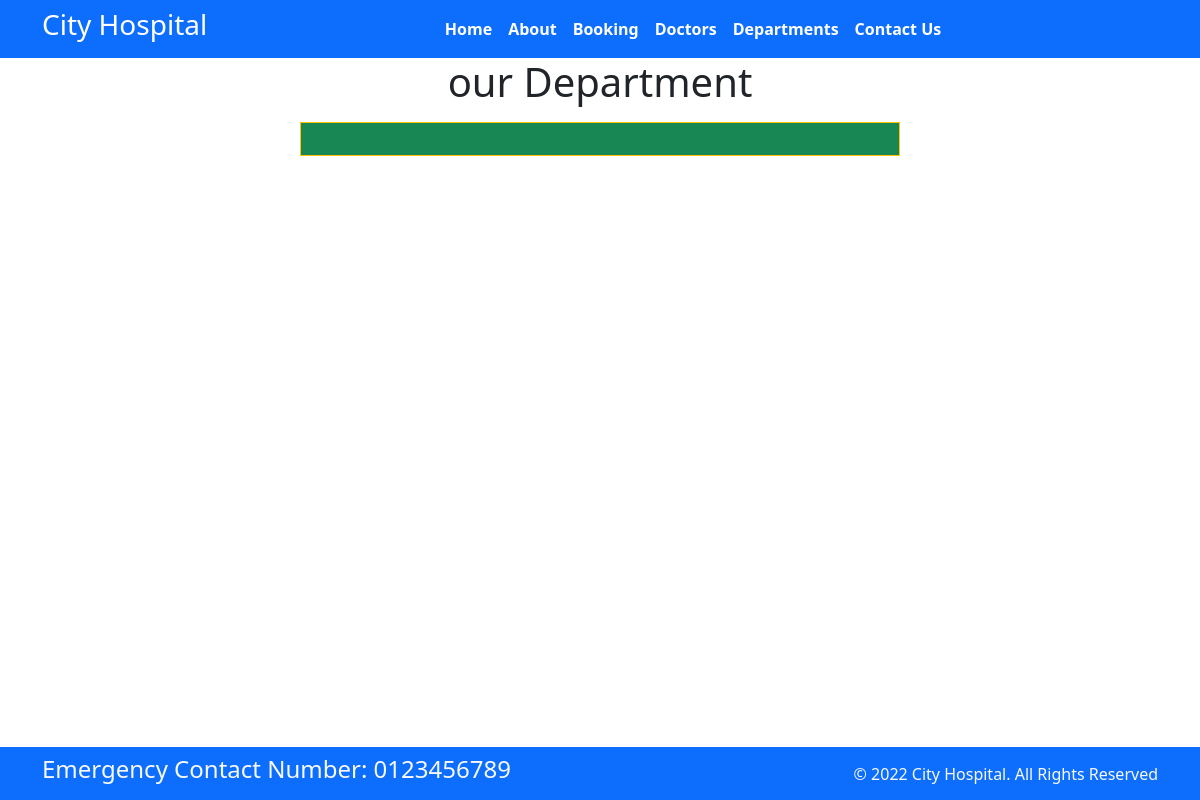
Before: /department/ with the older database file.
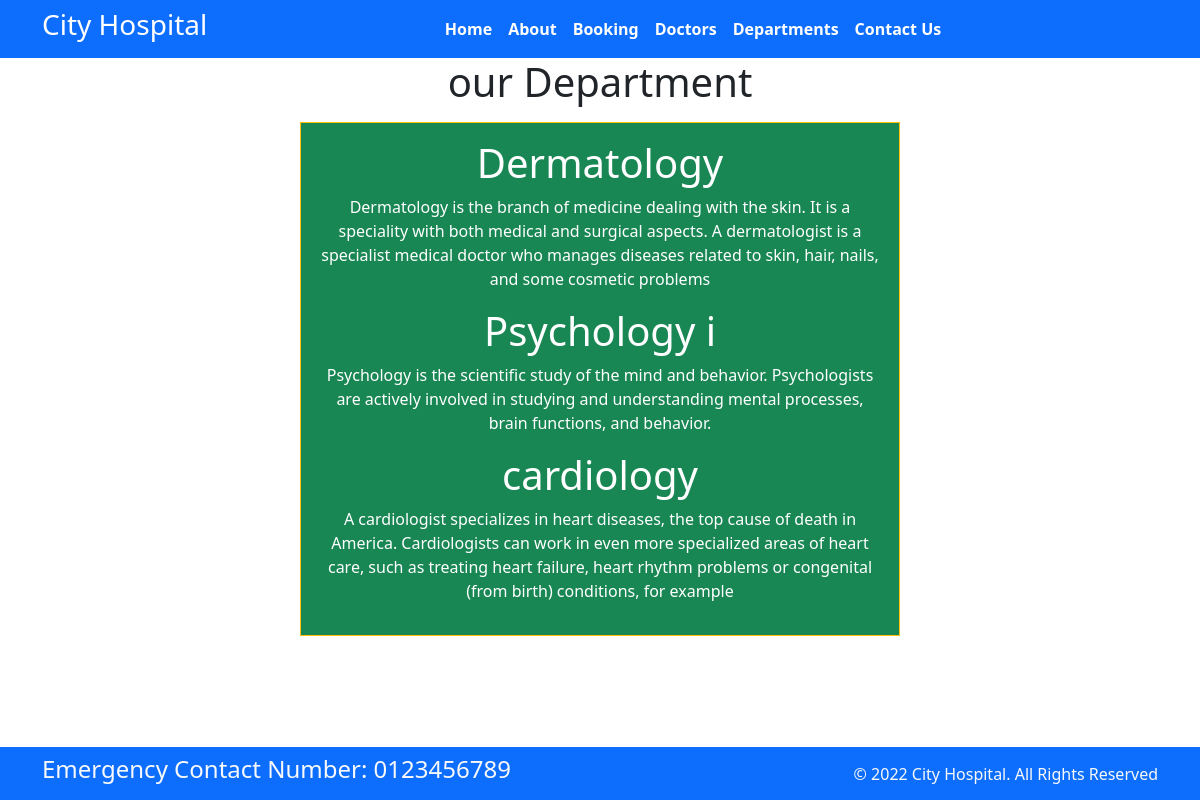
After: the same page with the newer database file.
### home/models.py (models this page shows, shortened)
class Departments(models.Model):
    dep_name = models.CharField(max_length=50)
    dep_description = models.TextField()

### home/views.py (the view)
# urls.py: path("department/",views.department,name="department"),
def department(request):
    dict_dept = {
        'dept': Departments.objects.all
    }
    return render(request, 'department.html', dict_dept)

### templates/department.html (shortened to what this page needs)
{% extends 'base.html' %}
{% block content %}
 <h1 class="text-center">  our Department </h1>
 <div class="mx-auto  w-50 bg-success text-center  text-white p-3 my-3 border border-warning border-rounded border-width-4">
    {%for d in dept %}
    <h1>{{d.dep_name}}</h1>
    <p>{{d.dep_description}}</p>
    {% endfor %}
 </div>
{% endblock %}

### templates/base.html (shortened to what this page needs)
{% load static%}
<!DOCTYPE html>
<html>
<head>
    <link rel="stylesheet" href=" https://cdn.jsdelivr.net/npm/bootstrap@5.1.3/dist/css/bootstrap.min.css ">
    <link rel="stylesheet" href="https://use.fontawesome.com/releases/v5.2.0/css/all.css">
    <link rel="stylesheet" href={% static '/css/style.css' %}>
</head>
<body>
    <nav class="navbar bg-primary navbar-expand-md ">
        <div class="container">
            <div class="col-2 text-left pl-md-0">
                <h3 class="text-white"> City Hospital </h3>
            </div>
            <div class="collapse navbar-collapse justify-content-center col-md-8 navbar-collapse-3">
                <ul class="navbar-nav justify-content-center  fw-bold">
                    <li class="nav-item active">
                        <a class="nav-link text-white" href={% url "home" %}>Home </a>
                    </li>
                    <li class="nav-item">
                        <a class="nav-link text-white" href={% url "about" %}>About</a>
                    </li>
                    <li class="nav-item">
                        <a class="nav-link text-white" href={% url "booking" %}>Booking</a>
                    </li>
                    <li class="nav-item">
                        <a class="nav-link text-white" href={% url "doctors" %}>Doctors</a>
                    </li>
                    <li class="nav-item">
                        <a class="nav-link text-white" href={% url "department" %}>Departments</a>
                    </li>
                    <li class="nav-item">
                        <a class="nav-link text-white" href={% url "contact" %}>Contact Us</a>
                    </li>
                </ul>
            </div>
        </div>
    </nav>
    <body>
        {% block content %}{% endblock %}
    </body>
    <section class="fixed-bottom">
        <footer class="pt-2 pb-2  bg-primary text-light">
            <div class="container">
                <div class="row align-items-center">
                    <div class="col-12 col-md-8">
                        <h4>Emergency Contact Number: 0123456789</h4>
                    </div>
                    <div class="col-12 col-md-4 mt-4 mt-md-0 text-center text-md-end">
                        © 2022 City Hospital. All Rights Reserved
                    </div>
                </div>
            </div>
        </footer>
    </section>
</body>
</html>

Changed rows visible on the page:
added Departments: dep_name "Dermatology", dep_description "Dermatology is the branch of medicine dealing with the skin. It is a speciality with both medical and surgical aspects. A dermatologist is a specialist medical doctor who manages diseases related to skin, hair, nails, and some cosmetic problems"
added Departments: dep_name "Psychology i", dep_description "Psychology is the scientific study of the mind and behavior. Psychologists are actively involved in studying and understanding mental processes, brain functions, and behavior."
added Departments: dep_name "cardiology", dep_description "A cardiologist specializes in heart diseases, the top cause of death in America. Cardiologists can work in even more specialized areas of heart care, such as treating heart failure, heart rhythm problems or congenital (from birth) conditions, for example"
